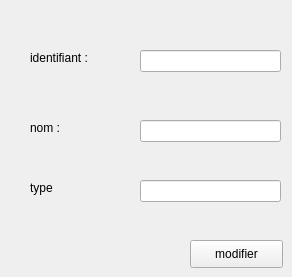
        <widget class="QWidget" name="tab_4">
         <attribute name="title">
          <string>modifier</string>
         </attribute>
         <widget class="QLabel" name="label_5">
          <property name="geometry">
           <rect>
            <x>30</x>
            <y>50</y>
            <width>71</width>
            <height>16</height>
           </rect>
          </property>
          <property name="text">
           <string>identifiant :</string>
          </property>
         </widget>
         <widget class="QLabel" name="label_6">
          <property name="geometry">
           <rect>
            <x>30</x>
            <y>120</y>
            <width>55</width>
            <height>16</height>
           </rect>
          </property>
          <property name="text">
           <string>nom :</string>
          </property>
         </widget>
         <widget class="QLabel" name="label_7">
          <property name="geometry">
           <rect>
            <x>30</x>
            <y>180</y>
            <width>55</width>
            <height>16</height>
           </rect>
          </property>
          <property name="text">
           <string>type</string>
          </property>
         </widget>
         <widget class="QLineEdit" name="lineEdit_I_MOD">
          <property name="geometry">
           <rect>
            <x>140</x>
            <y>50</y>
            <width>141</width>
            <height>22</height>
           </rect>
          </property>
         </widget>
         <widget class="QLineEdit" name="lineEdit_N_MOD">
          <property name="geometry">
           <rect>
            <x>140</x>
            <y>120</y>
            <width>141</width>
            <height>22</height>
           </rect>
          </property>
         </widget>
         <widget class="QLineEdit" name="lineEdit_P_MOD">
          <property name="geometry">
           <rect>
            <x>140</x>
            <y>180</y>
            <width>141</width>
            <height>22</height>
           </rect>
          </property>
         </widget>
         <widget class="QPushButton" name="pushButton_modifier">
          <property name="geometry">
           <rect>
            <x>190</x>
            <y>240</y>
            <width>93</width>
            <height>28</height>
           </rect>
          </property>
          <property name="text">
           <string>modifier</string>
          </property>
         </widget>
        </widget>
